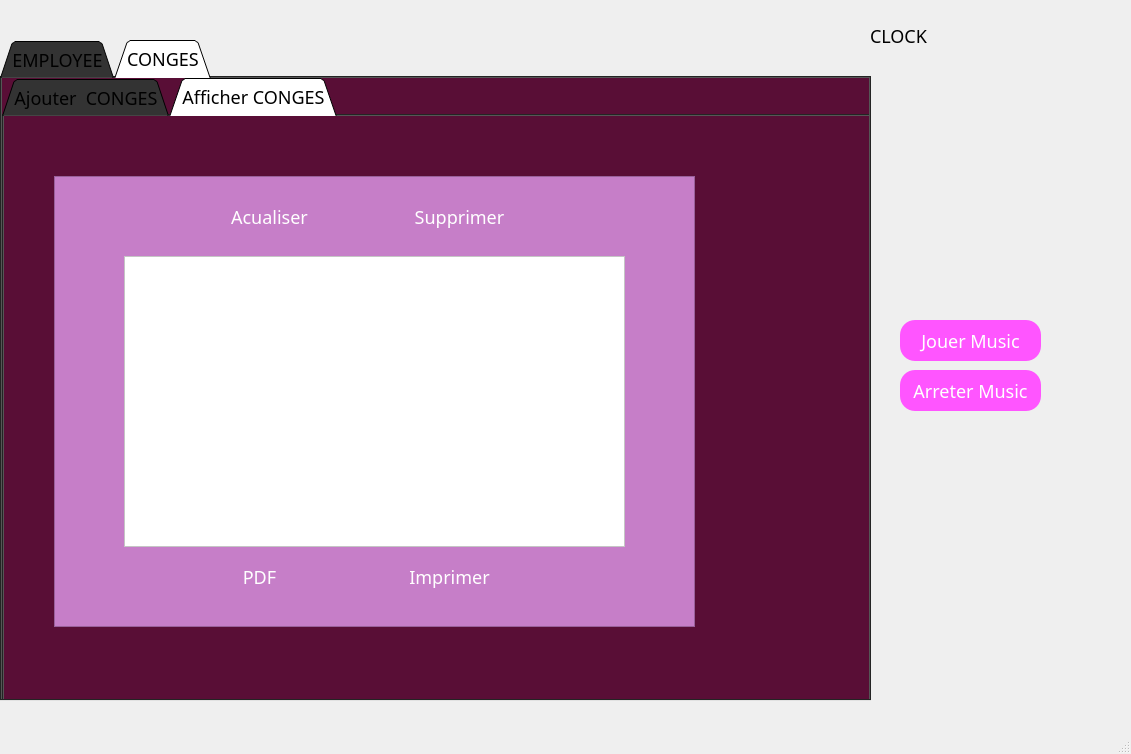
<?xml version="1.0" encoding="UTF-8"?>
<ui version="4.0">
 <class>Dialog</class>
 <widget class="QMainWindow" name="Dialog">
  <property name="geometry">
   <rect>
    <x>0</x>
    <y>0</y>
    <width>1131</width>
    <height>754</height>
   </rect>
  </property>
  <property name="windowTitle">
   <string>Dialog</string>
  </property>
  <property name="styleSheet">
   <string notr="true">*{
	
	
	background-image: url(:/img/ressources/2.png);
	

		

font-family:century gothic;
font-size:18px;
}
QTabWidget
{
 background:#333;
}


QFrame
{
 background:#333;
	background-color: rgb(107, 107, 107);
	background-color: rgb(188, 193, 101);
	background-color: rgb(191, 165, 165);
	background-color: rgb(89, 14, 54);
	
}


QPushButton
{
background:red;
	background-color: rgb(255, 107, 114);
border-raduis:60px;
}
QLabel
{
color:white;
}
QPushButton
{
color:white;
border-radius:15px;
}
QPushButton:hover
{
color:#333;
border-raduis:15px;
background:#49ebff;
}
QLineEdit
{
background:transparent;
border:none;
color:#ffffff;
color: rgb(62, 124, 61);
	color: rgb(0, 255, 213);
	
border-button:3ptx solid #ffffff;
	color: rgb(6, 255, 56);
	
}
QComboBox
{
background:transparent;
border:none;
color:#717072;
border-bottom:1px solid #717072 }</string>
  </property>
  <widget class="QWidget" name="centralwidget">
   <widget class="QTabWidget" name="tabWidget">
    <property name="geometry">
     <rect>
      <x>0</x>
      <y>40</y>
      <width>871</width>
      <height>661</height>
     </rect>
    </property>
    <property name="contextMenuPolicy">
     <enum>Qt::DefaultContextMenu</enum>
    </property>
    <property name="tabShape">
     <enum>QTabWidget::Triangular</enum>
    </property>
    <property name="currentIndex">
     <number>1</number>
    </property>
    <property name="tabBarAutoHide">
     <bool>false</bool>
    </property>
    <widget class="QWidget" name="tab">
     <attribute name="title">
      <string>EMPLOYEE</string>
     </attribute>
     <widget class="QTabWidget" name="tabWidget_2">
      <property name="geometry">
       <rect>
        <x>0</x>
        <y>0</y>
        <width>871</width>
        <height>721</height>
       </rect>
      </property>
      <property name="styleSheet">
       <string notr="true"/>
      </property>
      <property name="tabShape">
       <enum>QTabWidget::Triangular</enum>
      </property>
      <property name="currentIndex">
       <number>1</number>
      </property>
      <widget class="QWidget" name="tab_3">
       <attribute name="title">
        <string>Ajouter EMPLOYEE</string>
       </attribute>
       <widget class="QFrame" name="frame">
        <property name="geometry">
         <rect>
          <x>60</x>
          <y>50</y>
          <width>641</width>
          <height>451</height>
         </rect>
        </property>
        <property name="styleSheet">
         <string notr="true">background-color: rgb(198, 126, 200);</string>
        </property>
        <property name="frameShape">
         <enum>QFrame::StyledPanel</enum>
        </property>
        <property name="frameShadow">
         <enum>QFrame::Raised</enum>
        </property>
        <widget class="QLabel" name="label_3">
         <property name="geometry">
          <rect>
           <x>60</x>
           <y>50</y>
           <width>131</width>
           <height>35</height>
          </rect>
         </property>
         <property name="font">
          <font>
           <family>century gothic</family>
           <pointsize>-1</pointsize>
           <weight>50</weight>
           <bold>false</bold>
          </font>
         </property>
         <property name="styleSheet">
          <string notr="true">*{
font-family:century gothic ;
font-size: 20ptx;
}</string>
         </property>
         <property name="text">
          <string>  ID                             </string>
         </property>
        </widget>
        <widget class="QLabel" name="label">
         <property name="geometry">
          <rect>
           <x>60</x>
           <y>100</y>
           <width>151</width>
           <height>35</height>
          </rect>
         </property>
         <property name="font">
          <font>
           <family>century gothic</family>
           <pointsize>-1</pointsize>
           <weight>50</weight>
           <bold>false</bold>
          </font>
         </property>
         <property name="text">
          <string>Nom                           </string>
         </property>
        </widget>
        <widget class="QLabel" name="label_2">
         <property name="geometry">
          <rect>
           <x>60</x>
           <y>150</y>
           <width>121</width>
           <height>35</height>
          </rect>
         </property>
         <property name="font">
          <font>
           <family>century gothic</family>
           <pointsize>-1</pointsize>
           <weight>50</weight>
           <bold>false</bold>
          </font>
         </property>
         <property name="text">
          <string>Prenom                     </string>
         </property>
        </widget>
        <widget class="QLabel" name="label_4">
         <property name="geometry">
          <rect>
           <x>60</x>
           <y>200</y>
           <width>141</width>
           <height>36</height>
          </rect>
         </property>
         <property name="font">
          <font>
           <family>century gothic</family>
           <pointsize>-1</pointsize>
           <weight>50</weight>
           <bold>false</bold>
          </font>
         </property>
         <property name="text">
          <string>CIN</string>
         </property>
        </widget>
        <widget class="QLabel" name="label_5">
         <property name="geometry">
          <rect>
           <x>60</x>
           <y>250</y>
           <width>253</width>
           <height>35</height>
          </rect>
         </property>
         <property name="font">
          <font>
           <family>century gothic</family>
           <pointsize>-1</pointsize>
           <weight>50</weight>
           <bold>false</bold>
          </font>
         </property>
         <property name="text">
          <string>Numéro                     </string>
         </property>
        </widget>
        <widget class="QLabel" name="label_6">
         <property name="geometry">
          <rect>
           <x>60</x>
           <y>300</y>
           <width>270</width>
           <height>35</height>
          </rect>
         </property>
         <property name="font">
          <font>
           <family>century gothic</family>
           <pointsize>-1</pointsize>
           <weight>50</weight>
           <bold>false</bold>
          </font>
         </property>
         <property name="text">
          <string>date de naissance    </string>
         </property>
        </widget>
        <widget class="QLineEdit" name="lineEdit_id">
         <property name="geometry">
          <rect>
           <x>250</x>
           <y>50</y>
           <width>221</width>
           <height>20</height>
          </rect>
         </property>
         <property name="styleSheet">
          <string notr="true">	border-width: 1px; border-radius: 4px;
color: rgb(255, 255, 255);
	border-color: rgb(58, 58, 58);
	border-style: inset;
	padding: 0 8px;

	selection-background-color: rgb(187, 187, 187);
	selection-color: rgb(60, 63, 65);</string>
         </property>
         <property name="text">
          <string/>
         </property>
         <property name="placeholderText">
          <string>ID de 6 chiffres</string>
         </property>
        </widget>
        <widget class="QLineEdit" name="lineEdit_nom">
         <property name="geometry">
          <rect>
           <x>250</x>
           <y>100</y>
           <width>221</width>
           <height>20</height>
          </rect>
         </property>
         <property name="styleSheet">
          <string notr="true">
	border-width: 1px; border-radius: 4px;
color: rgb(255, 255, 255);
	border-color: rgb(58, 58, 58);
	border-style: inset;
	padding: 0 8px;

	selection-background-color: rgb(187, 187, 187);
	selection-color: rgb(60, 63, 65);</string>
         </property>
         <property name="text">
          <string/>
         </property>
         <property name="placeholderText">
          <string/>
         </property>
        </widget>
        <widget class="QLineEdit" name="lineEdit_prenom">
         <property name="geometry">
          <rect>
           <x>250</x>
           <y>150</y>
           <width>221</width>
           <height>20</height>
          </rect>
         </property>
         <property name="styleSheet">
          <string notr="true">	border-width: 1px; border-radius: 4px;
color: rgb(255, 255, 255);
	border-color: rgb(58, 58, 58);
	border-style: inset;
	padding: 0 8px;

	selection-background-color: rgb(187, 187, 187);
	selection-color: rgb(60, 63, 65);</string>
         </property>
         <property name="text">
          <string/>
         </property>
         <property name="placeholderText">
          <string/>
         </property>
        </widget>
        <widget class="QLineEdit" name="lineEdit_budget">
         <property name="geometry">
          <rect>
           <x>250</x>
           <y>200</y>
           <width>221</width>
           <height>20</height>
          </rect>
         </property>
         <property name="styleSheet">
          <string notr="true">	border-width: 1px; border-radius: 4px;
color: rgb(255, 255, 255);
	border-color: rgb(58, 58, 58);
	border-style: inset;
	padding: 0 8px;

	selection-background-color: rgb(187, 187, 187);
	selection-color: rgb(60, 63, 65);</string>
         </property>
         <property name="text">
          <string/>
         </property>
         <property name="placeholderText">
          <string/>
         </property>
        </widget>
        <widget class="QLineEdit" name="lineEdit_num">
         <property name="geometry">
          <rect>
           <x>250</x>
           <y>250</y>
           <width>221</width>
           <height>20</height>
          </rect>
         </property>
         <property name="styleSheet">
          <string notr="true">	border-width: 1px; border-radius: 4px;
color: rgb(255, 255, 255);
	border-color: rgb(58, 58, 58);
	border-style: inset;
	padding: 0 8px;

	selection-background-color: rgb(187, 187, 187);
	selection-color: rgb(60, 63, 65);</string>
         </property>
         <property name="text">
          <string/>
         </property>
         <property name="placeholderText">
          <string/>
         </property>
        </widget>
        <widget class="QLineEdit" name="lineEdit_date">
         <property name="geometry">
          <rect>
           <x>250</x>
           <y>300</y>
           <width>221</width>
           <height>20</height>
          </rect>
         </property>
         <property name="styleSheet">
          <string notr="true">	border-width: 1px; border-radius: 4px;
color: rgb(255, 255, 255);
	border-color: rgb(58, 58, 58);
	border-style: inset;
	padding: 0 8px;

	selection-background-color: rgb(187, 187, 187);
	selection-color: rgb(60, 63, 65);</string>
         </property>
         <property name="text">
          <string/>
         </property>
         <property name="placeholderText">
          <string>JJ/MM/AAAA</string>
         </property>
        </widget>
        <widget class="QPushButton" name="pushButton">
         <property name="geometry">
          <rect>
           <x>150</x>
           <y>400</y>
           <width>141</width>
           <height>41</height>
          </rect>
         </property>
         <property name="font">
          <font>
           <family>century gothic</family>
           <pointsize>-1</pointsize>
           <weight>50</weight>
           <bold>false</bold>
          </font>
         </property>
         <property name="text">
          <string>Ajouter</string>
         </property>
         <property name="icon">
          <iconset resource="ressources.qrc">
           <normaloff>:/img/ressources/128362656_213598176780517_3160026623662294284_n.png</normaloff>:/img/ressources/128362656_213598176780517_3160026623662294284_n.png</iconset>
         </property>
         <property name="iconSize">
          <size>
           <width>30</width>
           <height>30</height>
          </size>
         </property>
        </widget>
        <widget class="QPushButton" name="pushButton_edit">
         <property name="geometry">
          <rect>
           <x>350</x>
           <y>400</y>
           <width>141</width>
           <height>41</height>
          </rect>
         </property>
         <property name="font">
          <font>
           <family>century gothic</family>
           <pointsize>-1</pointsize>
           <weight>50</weight>
           <bold>false</bold>
          </font>
         </property>
         <property name="styleSheet">
          <string notr="true">
QPushButton:hover
{
color:#333;
border-raduis:15px;
background:#49ebff;
}</string>
         </property>
         <property name="text">
          <string>Modifier</string>
         </property>
         <property name="icon">
          <iconset resource="ressources.qrc">
           <normaloff>:/img/ressources/128586817_297996038251568_153686129387149344_n.png</normaloff>:/img/ressources/128586817_297996038251568_153686129387149344_n.png</iconset>
         </property>
         <property name="iconSize">
          <size>
           <width>30</width>
           <height>30</height>
          </size>
         </property>
        </widget>
        <widget class="QLabel" name="label_18">
         <property name="geometry">
          <rect>
           <x>60</x>
           <y>350</y>
           <width>270</width>
           <height>35</height>
          </rect>
         </property>
         <property name="font">
          <font>
           <family>century gothic</family>
           <pointsize>-1</pointsize>
           <weight>50</weight>
           <bold>false</bold>
          </font>
         </property>
         <property name="text">
          <string>sexe</string>
         </property>
        </widget>
        <widget class="QComboBox" name="comboBox_categorie">
         <property name="geometry">
          <rect>
           <x>250</x>
           <y>350</y>
           <width>221</width>
           <height>31</height>
          </rect>
         </property>
         <property name="styleSheet">
          <string notr="true">	border-width: 1px; border-radius: 4px;
	border-color: rgb(58, 58, 58);
color: rgb(177, 177, 177);
color: rgb(176, 176, 176);
	border-style: inset;
	padding: 0 8px;

	selection-background-color: rgb(187, 187, 187);
	selection-color: rgb(60, 63, 65);</string>
         </property>
         <item>
          <property name="text">
           <string>homme</string>
          </property>
         </item>
         <item>
          <property name="text">
           <string>femme</string>
          </property>
         </item>
        </widget>
       </widget>
       <widget class="QLabel" name="label_8">
        <property name="geometry">
         <rect>
          <x>600</x>
          <y>500</y>
          <width>281</width>
          <height>131</height>
         </rect>
        </property>
        <property name="styleSheet">
         <string notr="true">font: 57 12pt &quot; MT&quot;;
color: rgb(0, 0, 0);
font: 57 28pt &quot;Engravers MT&quot;;
background-color:transparent;</string>
        </property>
        <property name="text">
         <string>CLOCK</string>
        </property>
       </widget>
      </widget>
      <widget class="QWidget" name="tab_4">
       <attribute name="title">
        <string>Afficher EMPLOYEE</string>
       </attribute>
       <widget class="QFrame" name="frame_2">
        <property name="geometry">
         <rect>
          <x>50</x>
          <y>60</y>
          <width>641</width>
          <height>451</height>
         </rect>
        </property>
        <property name="styleSheet">
         <string notr="true">background-color: rgb(198, 126, 200);</string>
        </property>
        <property name="frameShape">
         <enum>QFrame::StyledPanel</enum>
        </property>
        <property name="frameShadow">
         <enum>QFrame::Raised</enum>
        </property>
        <widget class="QTableView" name="tableView">
         <property name="geometry">
          <rect>
           <x>10</x>
           <y>80</y>
           <width>481</width>
           <height>251</height>
          </rect>
         </property>
         <property name="styleSheet">
          <string notr="true">background-color: rgb(255, 255, 255);
font: 75 9pt &quot;Arial&quot;;</string>
         </property>
        </widget>
        <widget class="QPushButton" name="pushButton_actualiser">
         <property name="geometry">
          <rect>
           <x>20</x>
           <y>20</y>
           <width>141</width>
           <height>45</height>
          </rect>
         </property>
         <property name="text">
          <string>Actualiser</string>
         </property>
         <property name="icon">
          <iconset resource="ressources.qrc">
           <normaloff>:/img/ressources/128439765_3597692763660753_3323737546201286996_n.png</normaloff>:/img/ressources/128439765_3597692763660753_3323737546201286996_n.png</iconset>
         </property>
         <property name="iconSize">
          <size>
           <width>30</width>
           <height>30</height>
          </size>
         </property>
        </widget>
        <widget class="QPushButton" name="pushButton_delete">
         <property name="geometry">
          <rect>
           <x>180</x>
           <y>20</y>
           <width>141</width>
           <height>45</height>
          </rect>
         </property>
         <property name="text">
          <string>Supprimer</string>
         </property>
         <property name="icon">
          <iconset resource="ressources.qrc">
           <normaloff>:/img/ressources/127960661_183172423452732_4500599527248670551_n.png</normaloff>:/img/ressources/127960661_183172423452732_4500599527248670551_n.png</iconset>
         </property>
         <property name="iconSize">
          <size>
           <width>30</width>
           <height>30</height>
          </size>
         </property>
        </widget>
        <widget class="QPushButton" name="pushButton_recherche">
         <property name="geometry">
          <rect>
           <x>70</x>
           <y>350</y>
           <width>141</width>
           <height>45</height>
          </rect>
         </property>
         <property name="text">
          <string>Rechercher</string>
         </property>
         <property name="icon">
          <iconset resource="ressources.qrc">
           <normaloff>:/img/ressources/icons8-google-web-recherche-50.png</normaloff>:/img/ressources/icons8-google-web-recherche-50.png</iconset>
         </property>
         <property name="iconSize">
          <size>
           <width>30</width>
           <height>30</height>
          </size>
         </property>
        </widget>
        <widget class="QLineEdit" name="lineEdit_rechercher">
         <property name="geometry">
          <rect>
           <x>250</x>
           <y>350</y>
           <width>191</width>
           <height>41</height>
          </rect>
         </property>
         <property name="styleSheet">
          <string notr="true">	border-width: 1px; border-radius: 4px;
	border-color: rgb(58, 58, 58);
	border-style: inset;
	padding: 0 8px;

	selection-background-color: rgb(187, 187, 187);
	selection-color: rgb(60, 63, 65);
color: rgb(255, 255, 255);</string>
         </property>
         <property name="placeholderText">
          <string>ID/NOM/PRENOM</string>
         </property>
        </widget>
        <widget class="QRadioButton" name="radioButton_2">
         <property name="geometry">
          <rect>
           <x>500</x>
           <y>190</y>
           <width>111</width>
           <height>31</height>
          </rect>
         </property>
         <property name="styleSheet">
          <string notr="true">background: rgb(255, 107, 114);
background-color: transparent;
color: rgb(255, 255, 255);</string>
         </property>
         <property name="text">
          <string>Tri par ID</string>
         </property>
        </widget>
        <widget class="QRadioButton" name="radioButton">
         <property name="geometry">
          <rect>
           <x>500</x>
           <y>240</y>
           <width>131</width>
           <height>31</height>
          </rect>
         </property>
         <property name="styleSheet">
          <string notr="true">background: rgb(255, 107, 114);
background-color: transparent;
color: rgb(255, 255, 255);</string>
         </property>
         <property name="text">
          <string>Tri par nom</string>
         </property>
        </widget>
        <widget class="QPushButton" name="pushButton_8">
         <property name="geometry">
          <rect>
           <x>330</x>
           <y>20</y>
           <width>141</width>
           <height>45</height>
          </rect>
         </property>
         <property name="text">
          <string>STATISTIQUE</string>
         </property>
         <property name="icon">
          <iconset resource="ressources.qrc">
           <normaloff>:/img/ressources/stat.png</normaloff>:/img/ressources/stat.png</iconset>
         </property>
         <property name="iconSize">
          <size>
           <width>30</width>
           <height>30</height>
          </size>
         </property>
        </widget>
       </widget>
       <widget class="QLabel" name="label_19">
        <property name="geometry">
         <rect>
          <x>600</x>
          <y>500</y>
          <width>281</width>
          <height>131</height>
         </rect>
        </property>
        <property name="styleSheet">
         <string notr="true">font: 57 12pt &quot; MT&quot;;
color: rgb(0, 0, 0);
font: 57 28pt &quot;Engravers MT&quot;;
background-color:transparent;</string>
        </property>
        <property name="text">
         <string>CLOCK</string>
        </property>
       </widget>
      </widget>
     </widget>
    </widget>
    <widget class="QWidget" name="tab_2">
     <attribute name="title">
      <string>CONGES</string>
     </attribute>
     <widget class="QTabWidget" name="tabWidget_3">
      <property name="geometry">
       <rect>
        <x>0</x>
        <y>0</y>
        <width>871</width>
        <height>631</height>
       </rect>
      </property>
      <property name="tabShape">
       <enum>QTabWidget::Triangular</enum>
      </property>
      <property name="currentIndex">
       <number>1</number>
      </property>
      <widget class="QWidget" name="tab_5">
       <attribute name="title">
        <string>Ajouter  CONGES</string>
       </attribute>
       <widget class="QFrame" name="frame_3">
        <property name="geometry">
         <rect>
          <x>50</x>
          <y>60</y>
          <width>641</width>
          <height>451</height>
         </rect>
        </property>
        <property name="styleSheet">
         <string notr="true">background-color: rgb(198, 126, 200);</string>
        </property>
        <property name="frameShape">
         <enum>QFrame::StyledPanel</enum>
        </property>
        <property name="frameShadow">
         <enum>QFrame::Raised</enum>
        </property>
        <widget class="QLineEdit" name="lineEdit_id_reservation">
         <property name="geometry">
          <rect>
           <x>290</x>
           <y>50</y>
           <width>181</width>
           <height>20</height>
          </rect>
         </property>
         <property name="styleSheet">
          <string notr="true">	border-width: 1px; border-radius: 4px;
	border-color: rgb(58, 58, 58);
	border-style: inset;
	padding: 0 8px;

	selection-background-color: rgb(187, 187, 187);
	selection-color: rgb(60, 63, 65);
color: rgb(255, 255, 255);</string>
         </property>
         <property name="placeholderText">
          <string/>
         </property>
        </widget>
        <widget class="QLineEdit" name="lineEdit_nomGP_music">
         <property name="geometry">
          <rect>
           <x>290</x>
           <y>110</y>
           <width>181</width>
           <height>20</height>
          </rect>
         </property>
         <property name="styleSheet">
          <string notr="true">	border-width: 1px; border-radius: 4px;
color: rgb(255, 255, 255);
	border-color: rgb(58, 58, 58);
	border-style: inset;
	padding: 0 8px;

	selection-background-color: rgb(187, 187, 187);
	selection-color: rgb(60, 63, 65);</string>
         </property>
         <property name="placeholderText">
          <string/>
         </property>
        </widget>
        <widget class="QLineEdit" name="lineEdit_nomGP_serveur">
         <property name="geometry">
          <rect>
           <x>290</x>
           <y>160</y>
           <width>181</width>
           <height>20</height>
          </rect>
         </property>
         <property name="styleSheet">
          <string notr="true">	border-width: 1px; border-radius: 4px;
color: rgb(255, 255, 255);
	border-color: rgb(58, 58, 58);
	border-style: inset;
	padding: 0 8px;

	selection-background-color: rgb(187, 187, 187);
	selection-color: rgb(60, 63, 65);</string>
         </property>
         <property name="placeholderText">
          <string/>
         </property>
        </widget>
        <widget class="QLineEdit" name="lineEdit_nomGP_deco">
         <property name="geometry">
          <rect>
           <x>290</x>
           <y>210</y>
           <width>181</width>
           <height>20</height>
          </rect>
         </property>
         <property name="styleSheet">
          <string notr="true">	border-width: 1px; border-radius: 4px;
color: rgb(255, 255, 255);
	border-color: rgb(58, 58, 58);
	border-style: inset;
	padding: 0 8px;

	selection-background-color: rgb(187, 187, 187);
	selection-color: rgb(60, 63, 65);</string>
         </property>
         <property name="readOnly">
          <bool>false</bool>
         </property>
         <property name="placeholderText">
          <string/>
         </property>
        </widget>
        <widget class="QLineEdit" name="lineEdit_nomGP_patisserie">
         <property name="geometry">
          <rect>
           <x>290</x>
           <y>260</y>
           <width>181</width>
           <height>20</height>
          </rect>
         </property>
         <property name="styleSheet">
          <string notr="true">	border-width: 1px; border-radius: 4px;
color: rgb(255, 255, 255);
	border-color: rgb(58, 58, 58);
	border-style: inset;
	padding: 0 8px;

	selection-background-color: rgb(187, 187, 187);
	selection-color: rgb(60, 63, 65);</string>
         </property>
         <property name="placeholderText">
          <string/>
         </property>
        </widget>
        <widget class="QLineEdit" name="lineEdit_nomGP_photographie">
         <property name="geometry">
          <rect>
           <x>290</x>
           <y>310</y>
           <width>181</width>
           <height>20</height>
          </rect>
         </property>
         <property name="styleSheet">
          <string notr="true">	border-width: 1px; border-radius: 4px;
color: rgb(255, 255, 255);
	border-color: rgb(58, 58, 58);
	border-style: inset;
	padding: 0 8px;

	selection-background-color: rgb(187, 187, 187);
	selection-color: rgb(60, 63, 65);</string>
         </property>
         <property name="placeholderText">
          <string/>
         </property>
        </widget>
        <widget class="QPushButton" name="pushButton_modifierreservation">
         <property name="geometry">
          <rect>
           <x>350</x>
           <y>370</y>
           <width>115</width>
           <height>41</height>
          </rect>
         </property>
         <property name="font">
          <font>
           <family>century gothic</family>
           <pointsize>-1</pointsize>
           <weight>50</weight>
           <bold>false</bold>
          </font>
         </property>
         <property name="text">
          <string>Modifier</string>
         </property>
         <property name="icon">
          <iconset resource="ressources.qrc">
           <normaloff>:/img/ressources/128586817_297996038251568_153686129387149344_n.png</normaloff>:/img/ressources/128586817_297996038251568_153686129387149344_n.png</iconset>
         </property>
         <property name="iconSize">
          <size>
           <width>30</width>
           <height>30</height>
          </size>
         </property>
        </widget>
        <widget class="QPushButton" name="pushButton_sauvgarderreservatio">
         <property name="geometry">
          <rect>
           <x>140</x>
           <y>370</y>
           <width>115</width>
           <height>41</height>
          </rect>
         </property>
         <property name="font">
          <font>
           <family>century gothic</family>
           <pointsize>-1</pointsize>
           <weight>50</weight>
           <bold>false</bold>
          </font>
         </property>
         <property name="text">
          <string>Ajouter</string>
         </property>
         <property name="icon">
          <iconset resource="ressources.qrc">
           <normaloff>:/img/ressources/128362656_213598176780517_3160026623662294284_n.png</normaloff>:/img/ressources/128362656_213598176780517_3160026623662294284_n.png</iconset>
         </property>
         <property name="iconSize">
          <size>
           <width>30</width>
           <height>30</height>
          </size>
         </property>
        </widget>
        <widget class="QLabel" name="label_9">
         <property name="geometry">
          <rect>
           <x>140</x>
           <y>110</y>
           <width>121</width>
           <height>20</height>
          </rect>
         </property>
         <property name="text">
          <string>nom</string>
         </property>
        </widget>
        <widget class="QLabel" name="label_10">
         <property name="geometry">
          <rect>
           <x>130</x>
           <y>160</y>
           <width>121</width>
           <height>20</height>
          </rect>
         </property>
         <property name="text">
          <string>prenom</string>
         </property>
        </widget>
        <widget class="QLabel" name="label_11">
         <property name="geometry">
          <rect>
           <x>120</x>
           <y>210</y>
           <width>141</width>
           <height>20</height>
          </rect>
         </property>
         <property name="text">
          <string>date debut</string>
         </property>
        </widget>
        <widget class="QLabel" name="label_12">
         <property name="geometry">
          <rect>
           <x>130</x>
           <y>260</y>
           <width>141</width>
           <height>20</height>
          </rect>
         </property>
         <property name="text">
          <string>date fin</string>
         </property>
        </widget>
        <widget class="QLabel" name="label_13">
         <property name="geometry">
          <rect>
           <x>120</x>
           <y>310</y>
           <width>131</width>
           <height>31</height>
          </rect>
         </property>
         <property name="text">
          <string>nb des jours</string>
         </property>
        </widget>
        <widget class="QLabel" name="label_16">
         <property name="geometry">
          <rect>
           <x>150</x>
           <y>60</y>
           <width>47</width>
           <height>13</height>
          </rect>
         </property>
         <property name="text">
          <string>ID</string>
         </property>
        </widget>
       </widget>
       <widget class="QLabel" name="label_20">
        <property name="geometry">
         <rect>
          <x>600</x>
          <y>500</y>
          <width>281</width>
          <height>131</height>
         </rect>
        </property>
        <property name="styleSheet">
         <string notr="true">font: 57 12pt &quot; MT&quot;;
color: rgb(0, 0, 0);
font: 57 28pt &quot;Engravers MT&quot;;
background-color:transparent;</string>
        </property>
        <property name="text">
         <string>CLOCK</string>
        </property>
       </widget>
      </widget>
      <widget class="QWidget" name="tab_6">
       <attribute name="title">
        <string>Afficher CONGES</string>
       </attribute>
       <widget class="QFrame" name="frame_4">
        <property name="geometry">
         <rect>
          <x>50</x>
          <y>60</y>
          <width>641</width>
          <height>451</height>
         </rect>
        </property>
        <property name="styleSheet">
         <string notr="true">background-color: rgb(198, 126, 200);</string>
        </property>
        <property name="frameShape">
         <enum>QFrame::StyledPanel</enum>
        </property>
        <property name="frameShadow">
         <enum>QFrame::Raised</enum>
        </property>
        <widget class="QTableView" name="tableView_2">
         <property name="geometry">
          <rect>
           <x>70</x>
           <y>80</y>
           <width>501</width>
           <height>291</height>
          </rect>
         </property>
         <property name="styleSheet">
          <string notr="true">background-color: rgb(255, 255, 255);
font: 75 9pt &quot;Arial&quot;;</string>
         </property>
        </widget>
        <widget class="QPushButton" name="pushButton_5">
         <property name="geometry">
          <rect>
           <x>330</x>
           <y>380</y>
           <width>131</width>
           <height>41</height>
          </rect>
         </property>
         <property name="text">
          <string>Imprimer</string>
         </property>
         <property name="icon">
          <iconset resource="ressources.qrc">
           <normaloff>:/img/ressources/128411451_681880159137485_1506548420732995776_n.png</normaloff>:/img/ressources/128411451_681880159137485_1506548420732995776_n.png</iconset>
         </property>
         <property name="iconSize">
          <size>
           <width>25</width>
           <height>25</height>
          </size>
         </property>
        </widget>
        <widget class="QPushButton" name="pushButton_3">
         <property name="geometry">
          <rect>
           <x>340</x>
           <y>20</y>
           <width>131</width>
           <height>41</height>
          </rect>
         </property>
         <property name="text">
          <string>Supprimer</string>
         </property>
         <property name="icon">
          <iconset resource="ressources.qrc">
           <normaloff>:/img/ressources/127960661_183172423452732_4500599527248670551_n.png</normaloff>:/img/ressources/127960661_183172423452732_4500599527248670551_n.png</iconset>
         </property>
         <property name="iconSize">
          <size>
           <width>25</width>
           <height>25</height>
          </size>
         </property>
        </widget>
        <widget class="QPushButton" name="pushButton_4">
         <property name="geometry">
          <rect>
           <x>150</x>
           <y>20</y>
           <width>131</width>
           <height>41</height>
          </rect>
         </property>
         <property name="text">
          <string>Acualiser</string>
         </property>
         <property name="icon">
          <iconset resource="ressources.qrc">
           <normaloff>:/img/ressources/128439765_3597692763660753_3323737546201286996_n.png</normaloff>:/img/ressources/128439765_3597692763660753_3323737546201286996_n.png</iconset>
         </property>
         <property name="iconSize">
          <size>
           <width>25</width>
           <height>25</height>
          </size>
         </property>
        </widget>
        <widget class="QPushButton" name="pushButton_2">
         <property name="geometry">
          <rect>
           <x>140</x>
           <y>380</y>
           <width>131</width>
           <height>41</height>
          </rect>
         </property>
         <property name="text">
          <string>PDF</string>
         </property>
         <property name="icon">
          <iconset resource="ressources.qrc">
           <normaloff>:/img/ressources/pngegg.png</normaloff>:/img/ressources/pngegg.png</iconset>
         </property>
         <property name="iconSize">
          <size>
           <width>25</width>
           <height>25</height>
          </size>
         </property>
        </widget>
        <zorder>tableView_2</zorder>
        <zorder>pushButton_2</zorder>
        <zorder>pushButton_3</zorder>
        <zorder>pushButton_4</zorder>
        <zorder>pushButton_5</zorder>
       </widget>
       <widget class="QLabel" name="label_27">
        <property name="geometry">
         <rect>
          <x>820</x>
          <y>380</y>
          <width>211</width>
          <height>351</height>
         </rect>
        </property>
        <property name="styleSheet">
         <string notr="true">background-color:transparent;
background-image: url(:/img/ressources/pngegg (1) (1).png);</string>
        </property>
        <property name="text">
         <string/>
        </property>
       </widget>
      </widget>
     </widget>
    </widget>
   </widget>
   <widget class="QPushButton" name="pushButton_7">
    <property name="geometry">
     <rect>
      <x>900</x>
      <y>370</y>
      <width>141</width>
      <height>41</height>
     </rect>
    </property>
    <property name="styleSheet">
     <string notr="true">background-color: rgb(255, 85, 255);</string>
    </property>
    <property name="text">
     <string>Arreter Music</string>
    </property>
   </widget>
   <widget class="QPushButton" name="pushButton_6">
    <property name="geometry">
     <rect>
      <x>900</x>
      <y>320</y>
      <width>141</width>
      <height>41</height>
     </rect>
    </property>
    <property name="styleSheet">
     <string notr="true">background-color: rgb(255, 85, 255);</string>
    </property>
    <property name="text">
     <string>Jouer Music</string>
    </property>
   </widget>
   <widget class="QLabel" name="label_21">
    <property name="geometry">
     <rect>
      <x>870</x>
      <y>-30</y>
      <width>281</width>
      <height>131</height>
     </rect>
    </property>
    <property name="styleSheet">
     <string notr="true">font: 57 12pt &quot; MT&quot;;
color: rgb(0, 0, 0);
font: 57 28pt &quot;Engravers MT&quot;;
background-color:transparent;</string>
    </property>
    <property name="text">
     <string>CLOCK</string>
    </property>
   </widget>
  </widget>
  <widget class="QMenuBar" name="menubar">
   <property name="geometry">
    <rect>
     <x>0</x>
     <y>0</y>
     <width>1131</width>
     <height>28</height>
    </rect>
   </property>
  </widget>
  <widget class="QStatusBar" name="statusbar"/>
 </widget>
 <resources>
  <include location="ressources.qrc"/>
 </resources>
 <connections/>
</ui>
